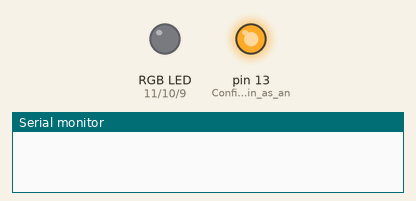
A sketch run on a simulated Arduino Uno, built with avr-gcc and run on an emulated ATmega328P. Parts: an RGB LED mixed from three pins (HIGH = lit), output pins drawn as LEDs (lit = HIGH), the last lines printed to the serial monitor.

Above: at 0.05 s.
At 2.95 s:
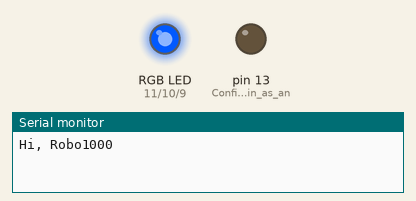
Timing chart, 0 to 3.5 s (numbered marks = the images above):
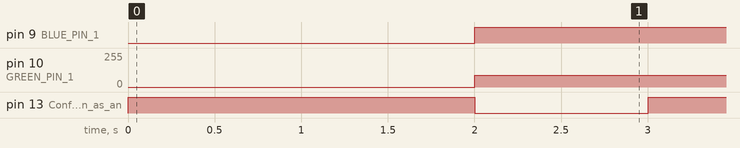

The sketch:

c_code.ino
```cpp
String serialMessageDEV = "";
struct RGB {
    double red;
    double green;
    double blue;
};
int BLUE_PIN_1 = 9; // Define pin number for the blue LED
int RED_PIN_1 = 11; // Define pin number for the red LED
int GREEN_PIN_1 = 10; // Define pin number for the green LED

double num = 0;

String name = "";

boolean awesome = false;

struct RGB deep_blue = {0, 0, 0};


// Initialise the program settings and configurations
void setup() {
   Serial.begin(115200);
   Serial.setTimeout(100);
   pinMode(RED_PIN_1, OUTPUT); // Set the red LED pin as an output
   pinMode(GREEN_PIN_1, OUTPUT); // Set the green LED pin as an output
   pinMode(BLUE_PIN_1, OUTPUT); // Set the blue LED pin as an output
   pinMode(13, OUTPUT);  // Configures led pin as an output

}

// The void loop function runs over and over again forever.
void loop() {
  deep_blue = { 0, 89, 255};
  awesome = true;
  name = String("Robo1000");
  num = 33;
  if ((num == 33)) {
    digitalWrite(13, HIGH); // Set defined pin to HIGH (turn it on).
  }
  delay(1000); // Wait for the given/defined milliseconds.
  Serial.println(String("Hi, ") + name);
  Serial.flush(); // Waits until outgoing buffer is empty
  delay(1000); // Wait for the given/defined milliseconds.
  if (awesome) {
    digitalWrite(13, LOW); // Set defined pin to LOW (turn it off).
  }
  setLedColor(deep_blue); // Set the RGB LED colour.
  delay(1000); // Wait for the given/defined milliseconds.
}

// Set the brightness of each LED based on the RGB color values provided
void setLedColor(RGB color) {
    analogWrite(RED_PIN_1, color.red);  // Adjust the red LED brightness
    analogWrite(GREEN_PIN_1, color.green); // Adjust the green LED brightness
    analogWrite(BLUE_PIN_1, color.blue); // Adjust the blue LED brightness
}
```

Measured:
- by itself, pin 9 (BLUE_PIN_1): LOW → HIGH at 2.0 s
- by itself, pin 10 (GREEN_PIN_1): 0/255 → 89/255 at 2.0 s
- by itself, pin 13 (Configures_led_pin_as_an): alternates HIGH for 2.0 s and LOW for 1.0 s
